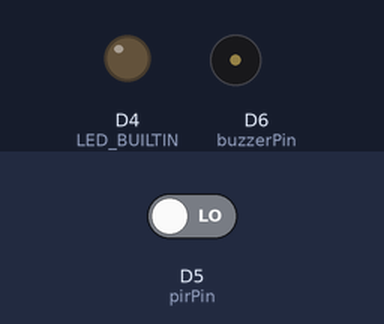
Recording of a sketch running on a simulated ESP8266 (NodeMCU). Shown: output pins drawn as LEDs (lit = HIGH, except the on-board LED, lit = LOW), buzzer (waves = sounding, pin HIGH). Inputs (shaded band) come from the test bench; at power-on: D5 (pirPin) LOW. WiFi joins after 1.5 s; servers stay silent unless stated; what the sketch prints to the serial monitor is not drawn.

Above: at 1.1 s.
At 3.6 s:
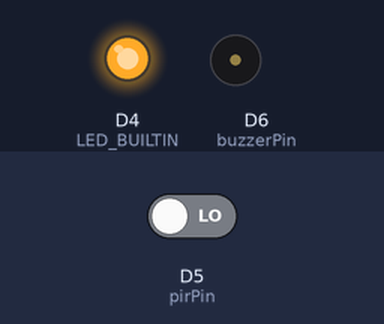
3.7 s: D5 (pirPin) driven HIGH
At 4.05 s:
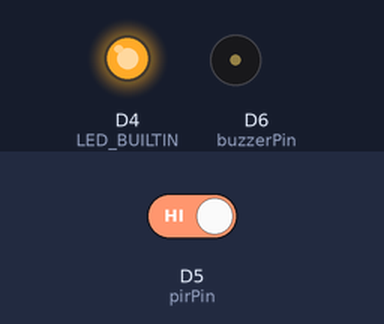
Timing chart, 0 to 6.7 s (numbered marks = the images above; inputs shaded):
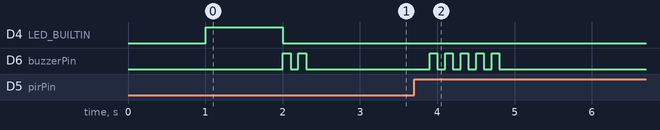

The sketch:

WiFi_Motion_Sensor.ino
```cpp
#include <ESP8266WiFi.h>
#include <ESP8266HTTPClient.h>


#define pirPin D5
#define buzzerPin D6


String ssid = "SSID";
String password = "PASSWORD";
String baseUrl = "http://raspberrypi.local:18089/";

// Create variables:
int pingInterval = 40;
int pingCount = 0;
bool motionState = false;

void WaitForWifi() {
  Serial.print("Connecting");

  bool ledOn = false;
  while (WiFi.status() != WL_CONNECTED) {
    digitalWrite(LED_BUILTIN, ledOn);
    ledOn = !ledOn;
    Serial.print(".");
    delay(1000);
  }
  digitalWrite(LED_BUILTIN, LOW);
  Serial.println("Done!");
}

void SendRequest(String endpoint) {
  String url = baseUrl + endpoint;

  if (WiFi.status() == WL_CONNECTED) {
    HTTPClient http;

    http.begin(url);
    int httpCode = http.GET();

    if (httpCode > 0) {
      String payload = http.getString();
      Serial.println(payload);
    }

    http.end();
  }
}

void Beep(int amount) {
	for (int i = 0; i < amount; i++) {
		digitalWrite(buzzerPin, HIGH);
		delay(100);
		digitalWrite(buzzerPin, LOW);
		delay(100);
	}
}

void setup() {
  Serial.begin(9600);
  while (!Serial);

  Serial.println("Initializing...");
  pinMode(pirPin, INPUT);
  pinMode(LED_BUILTIN, OUTPUT);
  pinMode(buzzerPin, OUTPUT);

  WiFi.begin(ssid, password);
  WaitForWifi();
	Beep(2);
}

void loop() {
  if (digitalRead(pirPin) == HIGH) {
    if (motionState == false) {
      Serial.println("Motion detected!");
      Beep(5);
      SendRequest("motion");
      motionState = true;
    }
  }
  else
    motionState = false;

  pingCount++;
  if (pingCount >= pingInterval) {
    SendRequest("ping");
    pingCount = 0;
  }
  delay(500);
}
```

Measured:
- after the input at 3.7 s, D6 (buzzerPin): alternates HIGH for 0.10 s and LOW for 0.10 s, 10 changes in all, then stays LOW, starting after 0.20 s
